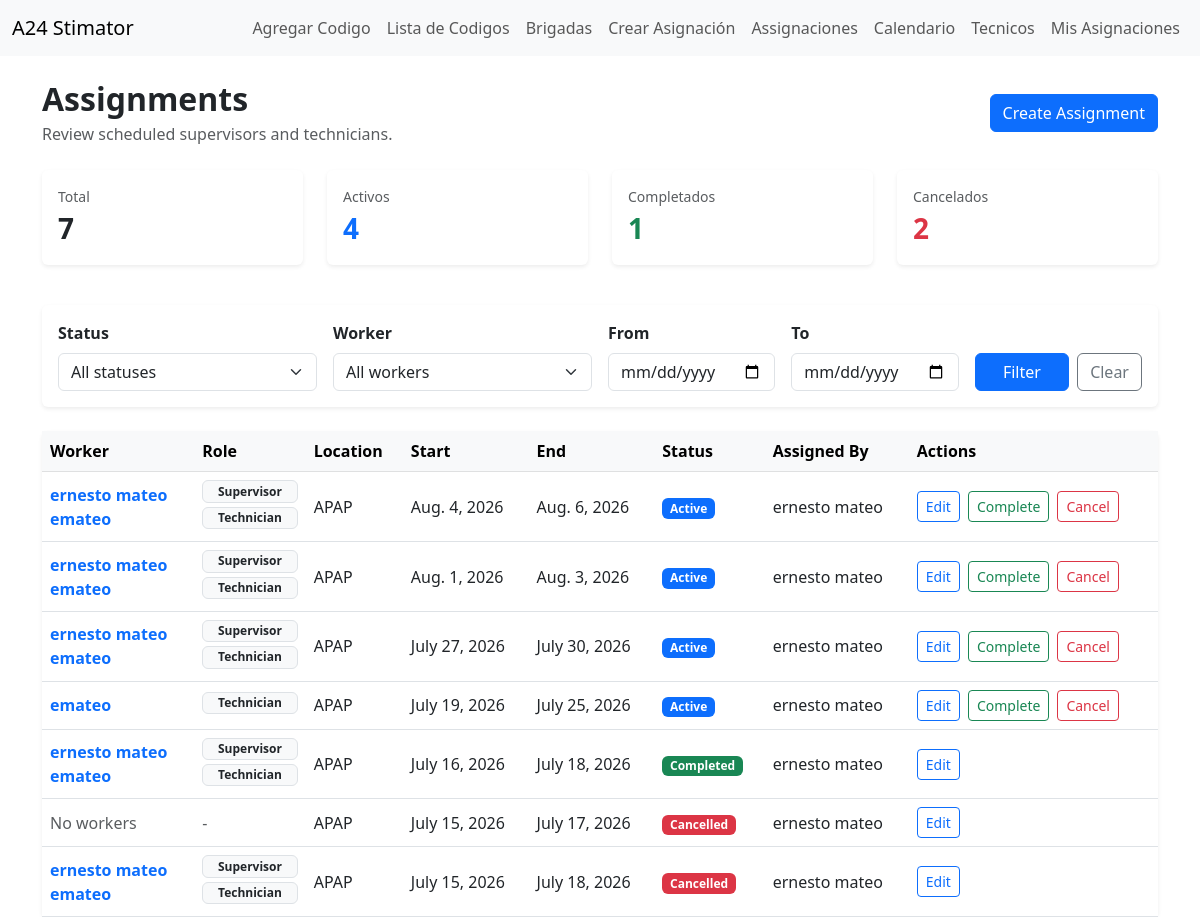
The app's page /work-tracking/assignments/ (signed in), older data.
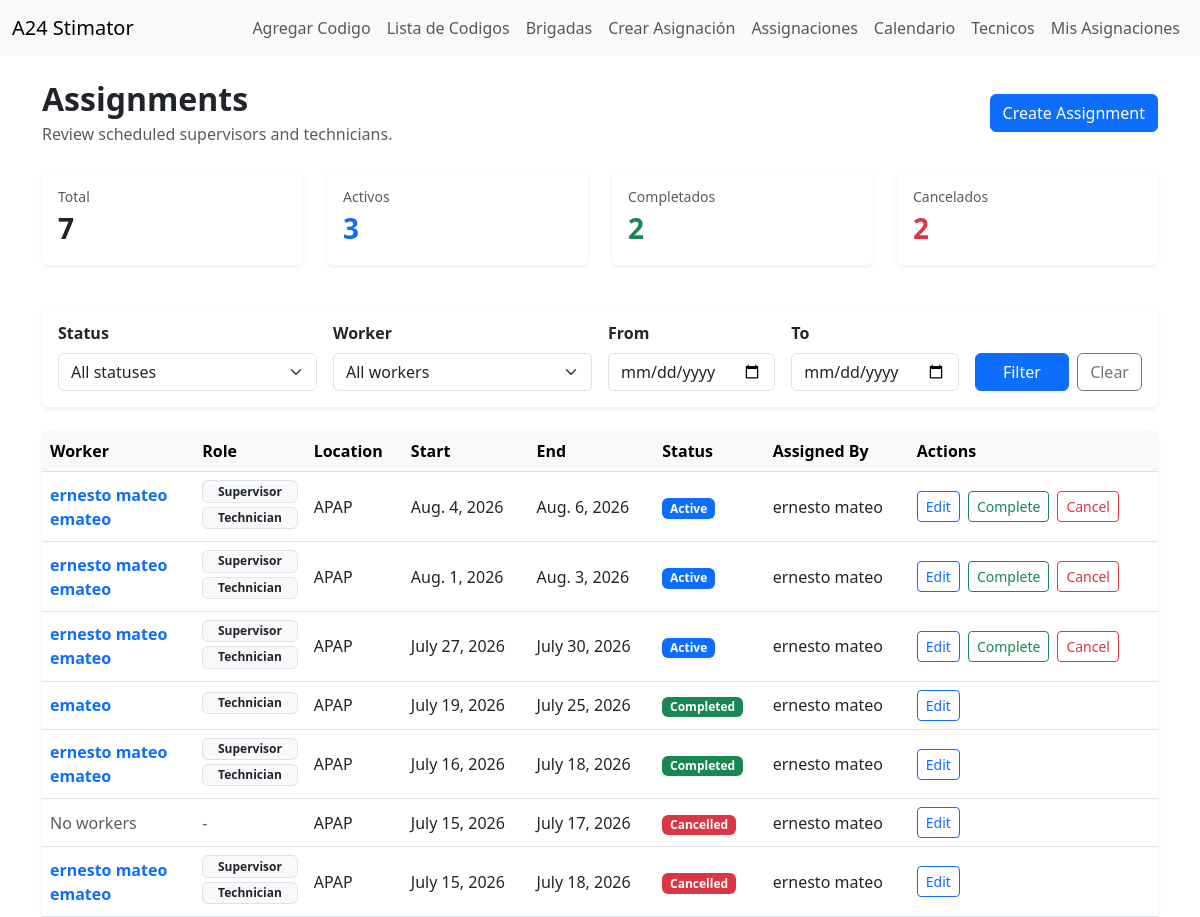
The same page, newer data.
### work_tracking/models.py (models this page shows, shortened)
class TechnicianAssigment(models.Model):
    STATUS_ACTIVE = 'active'
    STATUS_CANCELLED = 'cancelled'
    STATUS_COMPLETED = 'completed'
    STATUS_CHOICES = [
        (STATUS_ACTIVE, 'Active'),
        (STATUS_CANCELLED, 'Cancelled'),
        (STATUS_COMPLETED, 'Completed'),
    ]
    workers = models.ManyToManyField(User, through='AssignmentMember', related_name='work_assignments')
    assigned_by = models.ForeignKey(User, on_delete=models.PROTECT, related_name='created_technician_assigments')
    location = models.CharField(max_length=255)
    work_description = models.TextField(blank=True, null=True)
    start_date = models.DateField()
    end_date = models.DateField()
    status = models.CharField(max_length=20, choices=STATUS_CHOICES, default=STATUS_ACTIVE)
    created_at = models.DateTimeField(auto_now_add=True)

### work_tracking/views.py (the view)
# urls.py: path("assignments/", views.assignment_list_view, name="assignment_list"),
@login_required(login_url='login')
def assignment_list_view(request):
    if not hasattr(request.user, 'profile'):
        messages.error(request, "You do not have a profile. Please contact the administrator.")
        return redirect('my_schedule')
    if request.user.profile.is_technician():
        messages.error(request, "Technicians cannot view all assignments.")
        return redirect('my_schedule')
    assignments =  TechnicianAssigment.objects.prefetch_related("workers", "workers__profile").select_related("assigned_by").order_by("-start_date", "-created_at")
    summary_queryset = TechnicianAssigment.objects.all()
    summary ={
        "total": summary_queryset.count(),
        "active": summary_queryset.filter(status=TechnicianAssigment.STATUS_ACTIVE).count(),
        "completed": summary_queryset.filter(status=TechnicianAssigment.STATUS_COMPLETED).count(),
        "cancelled": summary_queryset.filter(status = TechnicianAssigment.STATUS_CANCELLED).count(),
    }
    status = request.GET.get("status","")
    worker_id=request.GET.get("worker","")
    start_date = request.GET.get("start_date","")
    end_date = request.GET.get("end_date","")
    if status:
        assignments = assignments.filter(status=status)
    if worker_id:
        assignments = assignments.filter(workers__id = worker_id)
    if start_date:
        assignments = assignments.filter(end_date__gte=start_date)
    if end_date:
        assignments = assignments.filter(start_date__lte=end_date)
    workers = UserProfile.objects.select_related("user").filter(
        role__in =[
            UserProfile.ROLE_SUPERVISOR,
            UserProfile.ROLE_TECHNICIAN
        ]
    ).order_by("user__first_name", "user__last_name", "user__username")
    paginator = Paginator(assignments,10)
    page_number = request.GET.get('page')
    page_obj = paginator.get_page(page_number)
    return render(request, 'work_tracking/assignment_list.html',
                  {'assignments': page_obj,
                   'page_obj':page_obj,
                   "workers": workers,
                   "selected_status":status,
                   "selected_worker": worker_id,
                   "selected_start_date": start_date,
                   "selected_end_date": end_date,
                   "status_choices": TechnicianAssigment.STATUS_CHOICES,
                   "summary": summary,
                   })

### work_tracking/models.py (called while the page is built)
    def is_technician(self):
        return self.role == self.ROLE_TECHNICIAN

### work_tracking/templates/work_tracking/assignment_list.html (shortened to what the changed rows need)
{% extends 'html/layout.html' %}
{% block content %}
<div class="d-flex justify-content-between align-items-center mb-4">
    <div>
        <h2 class="fw-bold mb-1">Assignments</h2>
    </div>
</div>
<div class="row mb-4">
    <div class="col-md-3 mb-3">
        <div class="card border-0 shadow-sm h-100">
            <div class="card-body">
                <div class="text-muted small">Activos</div>
                <div class="fs-3 fw-bold text-primary">{{ summary.active }}</div>
            </div>
        </div>
    </div>
    <div class="col-md-3 mb-3">
        <div class="card border-0 shadow-sm h-100">
            <div class="card-body">
                <div class="text-muted small">Completados</div>
                <div class="fs-3 fw-bold text-success">{{ summary.completed }}</div>
            </div>
        </div>
    </div>
</div>
{% if assignments %}
    <div class="card border-0 shadow-sm">
        <div class="table-responsive">
            <table class="table table-hover align-middle mb-0">
                <thead class="table-light">
                    <tr>
                        <th>Worker</th>
                        <th>Role</th>
                        <th>Location</th>
                        <th>Start</th>
                        <th>End</th>
                        <th>Status</th>
                        <th>Assigned By</th>
                        <th>Actions</th>
                    </tr>
                </thead>
                <tbody>
                    {% for assignment in assignments %}
                        <tr>
                            <td>
                                {% for worker in assignment.workers.all %}
                                     <a href="{% url 'assignment_detail' assignment.id %}" class="text-decoration-none fw-semibold d-block">
                                        {{ worker.get_full_name|default:worker.username }}
                                    </a>
                                {% empty %}
                                    <span class="text-muted">No workers</span>
                                {% endfor %}
                            </td>
                            <td>
                                {% for worker in assignment.workers.all %}
                                    <span class="badge bg-light text-dark border d-block mb-1">
                                        {{ worker.profile.get_role_display }}
                                    </span>
                                {% empty %}
                                    <span class="text-muted">-</span>
                                {% endfor %}
                            </td>
                            <td>{{ assignment.location }}</td>
                            <td>{{ assignment.start_date }}</td>
                            <td>{{ assignment.end_date }}</td>
                            <td>
                                {% if assignment.status == "completed" %}
                                    <span class="badge text-bg-success">
                                        {{ assignment.get_status_display }}
                                {% elif assignment.status == "cancelled" %}
                                    <span class="badge text-bg-danger">
                                        {{ assignment.get_status_display }}
                                    </span>
                                {% else %}
                                    <span class="badge text-bg-primary">
                                        {{ assignment.get_status_display }}
                                    </span>
                                {% endif %}
                            </td>
                            <td>
                                {{ assignment.assigned_by.get_full_name|default:assignment.assigned_by.username }}
                            </td>
                            <td>
                                <div class="d-flex gap-2">
                                    <a href="{% url 'edit_assignment' assignment.id %}" class="btn btn-sm btn-outline-primary">
                                        Edit
                                    </a>
                                    {% if assignment.status == "active" %}
                                        <a href="{% url 'complete_assignment' assignment.id %}" class="btn btn-sm btn-outline-success">
                                            Complete
                                        </a>
                                        <a href="{% url 'cancel_assignment' assignment.id %}" class="btn btn-sm btn-outline-danger">
                                            Cancel
                                        </a>
                                    {% endif %}
                                </div>
                            </td>
                        </tr>
                    {% endfor %}
                </tbody>
            </table>
        </div>
    </div>
{% else %}
    <div class="alert alert-info">
        No assignments have been created yet.
    </div>
{% endif %}
{% endblock %}

Row changes from the older to the newer data that the page shows:
changed TechnicianAssigment "July 19, 2026": status "Active" → "Completed"
Text that changed along with them:
{{ summary.active }}: "4" → "3"
{{ summary.completed }}: "1" → "2"
